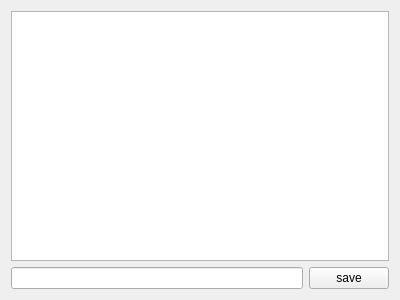
<?xml version="1.0" encoding="utf-8"?>
<ui version="4.0">
 <author>
    SPDX-FileCopyrightText: none
    SPDX-License-Identifier: GPL-3.0-or-later
  </author>
 <class>pyminerva2d_plugin_ui</class>
 <widget class="QWidget" name="Form">
  <property name="geometry">
   <rect>
    <x>0</x>
    <y>0</y>
    <width>400</width>
    <height>300</height>
   </rect>
  </property>
  <layout class="QGridLayout" name="gridLayout">
   <item colspan="2" column="0" row="0">
    <widget class="QListView" name="listView"/>
   </item>
   <item column="0" row="1">
    <widget class="QLineEdit" name="lineEdit"/>
   </item>
   <item column="1" row="1">
    <widget class="QPushButton" name="pushButtonSave">
     <property name="text">
      <string>save</string>
     </property>
    </widget>
   </item>
  </layout>
 </widget>
 <resources/>
 <connections/>
</ui>
